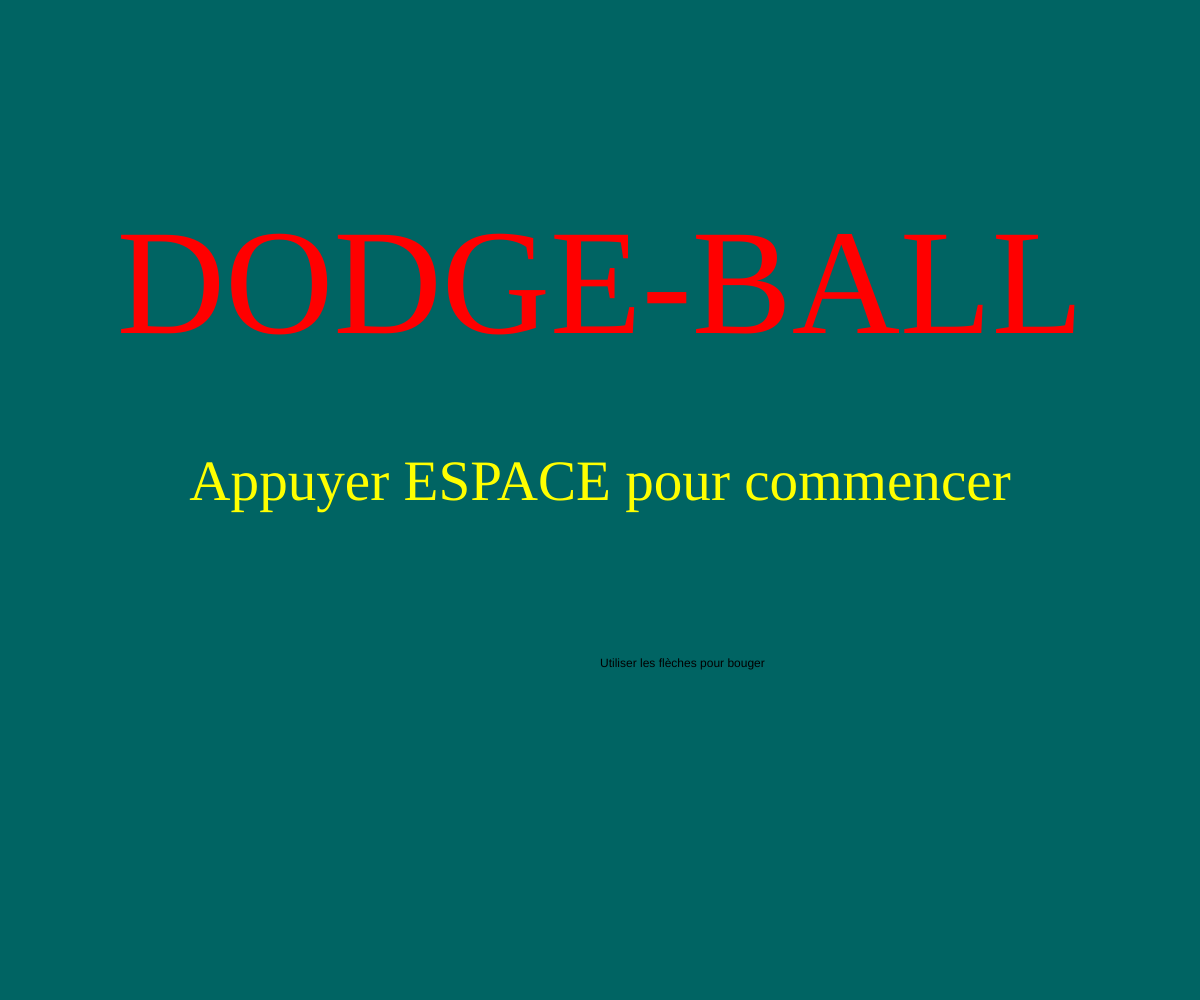
Frame 1 (no input)
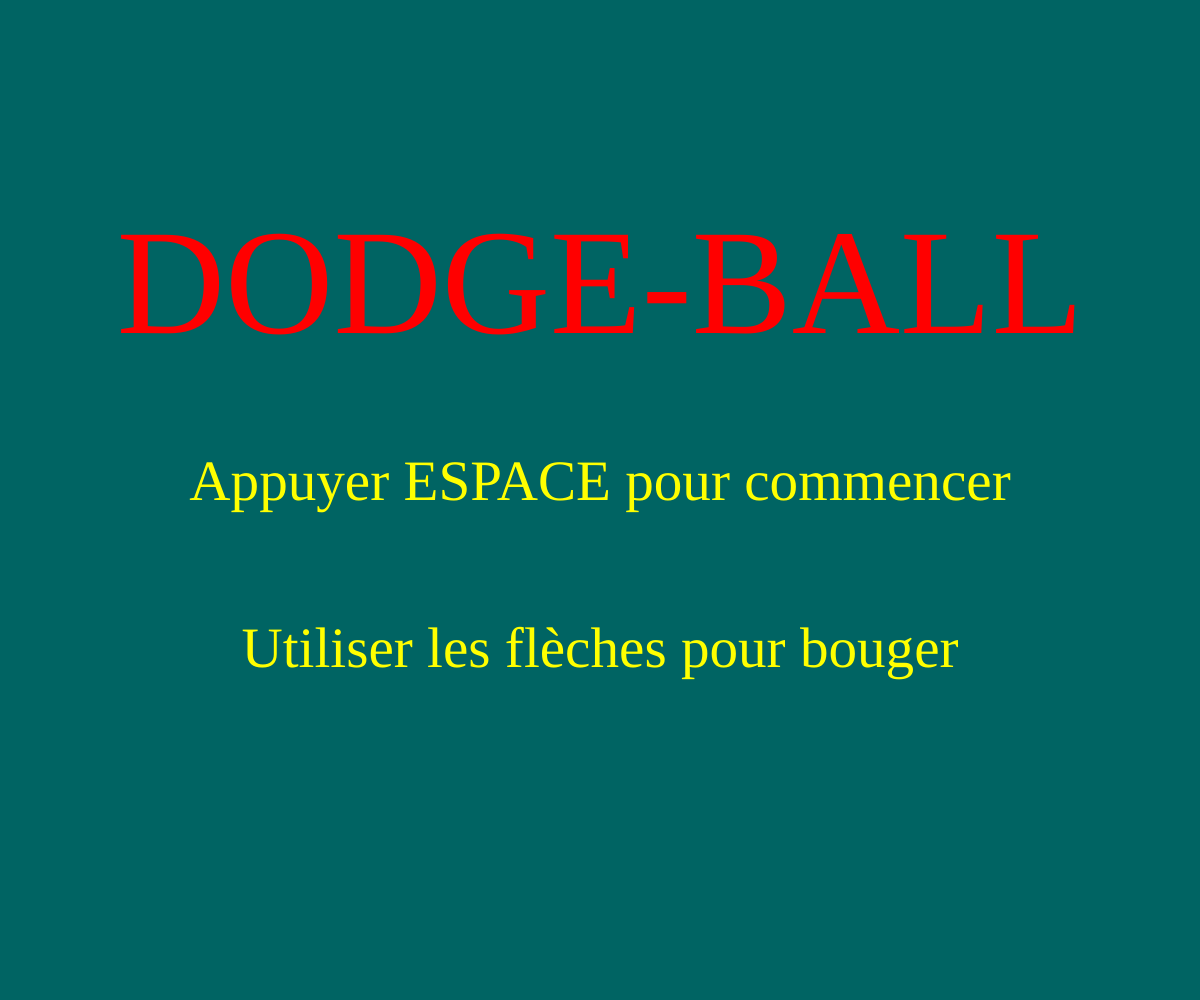
Frame 60 (no input)
Frame 120 (the mouse pressed at the canvas centre since frame 60): identical to frame 60, image omitted

The p5.js sketch that drew these frames (run headless with seeded random() and noise() and a simulated clock; from frame 60 on, the mouse is pressed at the canvas centre):

// p5.js sketch
// ── sketch.js
var ballX, ballY, ballSize, ballVX, ballVY;
var PlayerX, PlayerY, PlayerSize, PlayerVX, PlayerVY, speed;
var timer, score, multi, timing, ran, pauseBall;
var dist1, life, dif, start, countdown;

function setup() {
  createCanvas(windowWidth, windowHeight);
  rectMode(CENTER);
  ran = random(4, 5);
  ballSize = windowWidth / 13;
  ballX = 0 + windowWidth / 5;
  ballY = 0 + windowHeight / 5;
  ballVX = ran;
  ballVY = ran;
  timer = 0;
  score = 0;
  dif = 0;
  timing = 450;
  multi = 1.5;
  start = false;
  life = 3;
  countdown = -1;
  /******************Player****************************/
  PlayerX = windowWidth / 2;
  PlayerY = windowHeight / 2;
  PlayerSize = windowWidth / 15;
  PlayerVX = 0;
  PlayerVY = 0;
  speed = 15;
  /****************************************************/
}

function draw() {
  background(0, 100, 99);
  text("Utiliser les flèches pour bouger", windowWidth / 2, windowHeight / 1.5);
  fill(255, 0, 0);
  textFont("segoe ui black");
  textSize(windowWidth / 8);
  textAlign(CENTER);
  text("DODGE-BALL", windowWidth / 2, windowHeight / 3);
  textFont("arial black");
  textSize(windowWidth / 21);
  textAlign(CENTER);
  fill(255, 255, 0);
  text("Appuyer ESPACE pour commencer", windowWidth / 2, windowHeight / 2);
  if (start === true) {
    score++;
    if (score == 60) {
      timer++;
      score = 0;
      countdown--;
    }
    if (countdown >= 0) {
      pauseBall = false;
    } else if (countdown <= 0) {
      pauseBall = true;
    }
    console.log(keyCode);
    textAlign(LEFT);
    background(135, 0, 150);
    fill(0);
    strokeWeight(0);
    textSize(windowWidth / 30);
    text("Score: " + timer, 0 + windowWidth / 20, 0 + windowHeight / 10);
    text("Lives: " + life, 0 + windowWidth / 20, 0 + 2 * windowHeight / 10);
    if (pauseBall === true) {
      Ball();
    }
    strokeWeight(5);
    stroke(255, 0, 0);
    fill(100, 100, 100);
    ellipse(ballX, ballY, ballSize, ballSize);
    Player();
    dist1 = (PlayerSize / 2) + (ballSize / 2);
    if (dist(ballX, ballY, PlayerX, PlayerY) <= dist1) {
      life--;
      countdown = 2;
      PlayerX = 0 + PlayerSize;
      PlayerY = 0 + PlayerSize;
      ballX = windowWidth - ballSize;
      ballY = windowHeight - ballSize;
    }
    if (life <= 0) {
      score = 0;
      background(255, 150, 0);
      textFont("impact");
      textSize(windowWidth / 7);
      textAlign(CENTER);
      stroke(255);
      fill(255, 255, 0);
      strokeWeight(2);
      text("FIN", windowWidth / 2, windowHeight / 2);
      textSize(windowWidth / 13);
      text("Pointage: " + timer, windowWidth / 2, windowHeight / 2 + windowWidth / 10);
      text("CRTL/CMD + R pour recommencer", windowWidth / 2, windowHeight / 2 + windowWidth / 9);
    }
  }
}

function Player() {
  strokeWeight(5);
  stroke(0, 31, 255);
  fill(22, 247, 15);
  ellipse(PlayerX, PlayerY, PlayerSize, PlayerSize);
  /****************************************************/
  PlayerX += PlayerVX;
  PlayerY += PlayerVY;
  /****************************************************/
  if (PlayerX >= windowWidth) {
    PlayerX = 0;
  } else if (PlayerX <= 0) {
    PlayerX = windowWidth;
  } else if (PlayerY <= 0 + PlayerSize / 2) {
    PlayerY = PlayerY + speed;
  } else if (PlayerY >= windowHeight - PlayerSize / 2) {
    PlayerY = PlayerY - speed;
  }
}

function Ball() {
  dif++;
  if (dif == timing * 1) {
    ballVX = ballVX * multi;
    ballVY = ballVY * multi;
    ballSize = ballSize * multi;
  } else if (dif == timing * 2) {
    ballVX = ballVX * multi;
    ballVY = ballVY * multi;
    ballSize = ballSize * multi;
  } else if (dif == timing * 3) {
    ballVX = ballVX * multi;
    ballVY = ballVY * multi;
  } else if (dif == timing * 4) {
    ballVX = ballVX * multi;
    ballVY = ballVY * multi;
  }
  ballX += ballVX;
  ballY += ballVY;
  if (ballX + ballSize / 2 >= windowWidth) {
    ballVX = -ballVX;
    ballX = windowWidth - ballSize / 2 - 5;
  } else if (ballX - ballSize / 2 <= 0) {
    ballVX = -ballVX;
    ballX = 0 + ballSize / 2 + 5;
  } else if (ballY - ballSize / 2 <= 0) {
    ballVY = -ballVY;
    ballY = 0 + ballSize / 2 + 5;
  } else if (ballY + ballSize / 2 >= windowHeight) {
    ballVY = -ballVY;
    ballY = windowHeight - ballSize / 2 - 5;
  }
}

function keyPressed() {
  switch (keyCode) {
    case LEFT_ARROW:
      PlayerVX = -speed;
      PlayerVY = 0;
      break;
    case RIGHT_ARROW:
      PlayerVX = +speed;
      PlayerVY = 0;
      break;
    case UP_ARROW:
      PlayerVY = -speed;
      PlayerVX = 0;
      break;
    case DOWN_ARROW:
      PlayerVY = +speed;
      PlayerVX = 0;
      break;
    case 32:
      start = true;
      break;
    case 16:
      start = false;
      break;
    default:
      break;
  }
}

function keyReleased() {
  switch (keyCode) {
    case LEFT_ARROW:
      PlayerVX = 0;
      break;
    case RIGHT_ARROW:
      PlayerVX = 0;
      break;
    case UP_ARROW:
      PlayerVY = 0;
      break;
    case DOWN_ARROW:
      PlayerVY = 0;
      break;
    default:
      break;
  }
}
